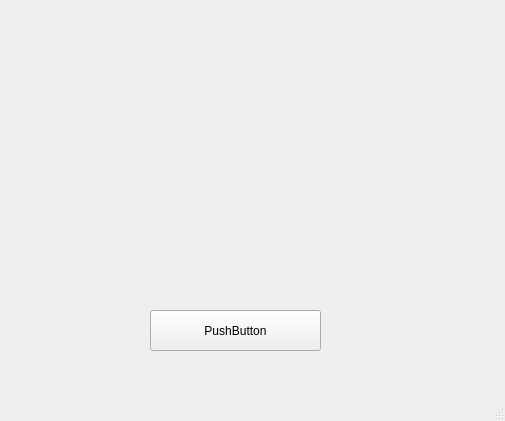
<?xml version="1.0" encoding="UTF-8"?>
<ui version="4.0">
 <class>MainWindow</class>
 <widget class="QMainWindow" name="MainWindow">
  <property name="geometry">
   <rect>
    <x>0</x>
    <y>0</y>
    <width>505</width>
    <height>421</height>
   </rect>
  </property>
  <property name="windowTitle">
   <string>MainWindow</string>
  </property>
  <widget class="QWidget" name="centralwidget">
   <widget class="QPushButton" name="btn">
    <property name="geometry">
     <rect>
      <x>150</x>
      <y>310</y>
      <width>171</width>
      <height>41</height>
     </rect>
    </property>
    <property name="text">
     <string>PushButton</string>
    </property>
   </widget>
  </widget>
  <widget class="QMenuBar" name="menubar">
   <property name="geometry">
    <rect>
     <x>0</x>
     <y>0</y>
     <width>505</width>
     <height>21</height>
    </rect>
   </property>
  </widget>
  <widget class="QStatusBar" name="statusbar"/>
 </widget>
 <resources/>
 <connections/>
</ui>
